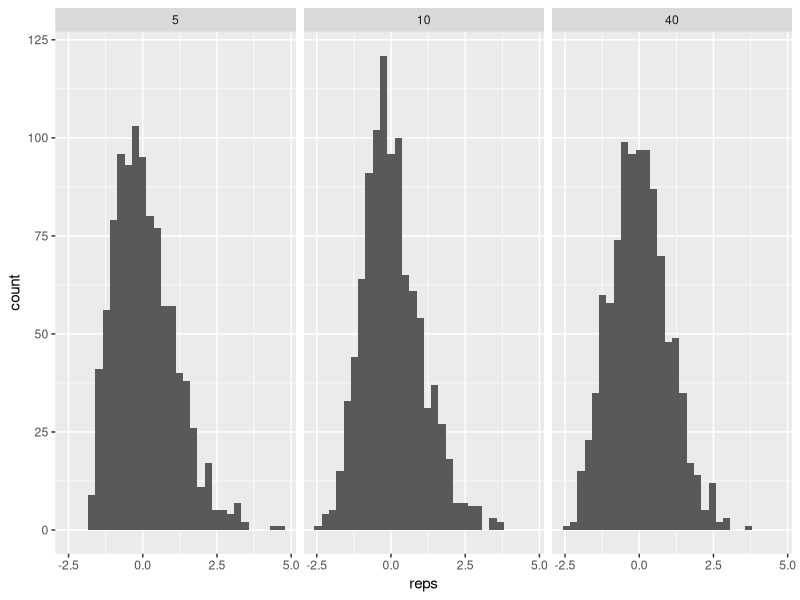

Here is the R script that generated this plot:
## ---- chunk 1
knitr::opts_chunk$set(echo = TRUE)
require(ggplot2);
## ---- chunk 2
Nrep <- 1000;
nvals <- c(5,10,40);
lambda <- 1/5; # True rate parameter in the exponential.
truemean <- 1/lambda; # Mean of exp is 1/rate
truevar <- 1/lambda**2; # var of exp is 1/rate^2.
# We will store our results in a data frame with columns
# reps : Each entry is a centered, scaled sample mean.
# n : the sample size (= 20, 50, 100)
nvec <- rep( nvals, each=Nrep );
reps <- rep(NA,Nrep*length(nvals));
results <- data.frame('n'=as.factor(nvec), 'reps'=reps);
# Now let's run our experiment
for (n in nvals) {
  centered_scaled <- rep(NA, Nrep);
  for ( i in 1:Nrep ) { # Repeat expt Nrep times for this n value.
    sample <- rexp(n=n, rate=lambda);
    centered_scaled[i] <- (mean(sample) - truemean)/sqrt(truevar/n);
  }
  results[results$n==n,]$reps <- centered_scaled;
}
# Now let's plot, with one histogram for each of those n values.
pp <- ggplot( results, aes(x=reps) );
pp <- pp + geom_histogram( aes() );
pp <- pp+ facet_wrap(~n);
pp
## ---- chunk 3
ptrue <- 0.8; # 80% of widgets are functional.
n <- 200; # We'll examine 200 widgets.
data <- rbinom(1, size=n, p=ptrue);
## ---- chunk 4

# We are just computing the sample mean directly below.

## ---- chunk 5
resample_and_estimate <- function( phat, nsamp ) {
  
  # 1) Samples from a Binomial with success probability phat and size nsamp (phat will be our estimate based on data, nsamp is the size parameter, which we know)
  fakedata <- rbinom(n=1, size=nsamp, prob=phat );
  
  # 2) Compute an estimate of p from that new sample (i.e, by taking the sample mean.)
  phat_rep <- fakedata/nsamp;
  
  # 3) Return that estimate. Something like 'return sample_mean'
  return( phat_rep )
}
## ---- chunk 6
Nrep <- 100; # Feel free to increase this once you are confident your code works!
replicates <- rep(NA, Nrep); # Store replicates here.
# Just repeating this code from above to remind us of the true params.
ptrue <- 0.8; # 80% of widgets are functional.
n <- 200; # We'll examine 200 widgets.
data <- rbinom(1, size=n, p=ptrue);
# TODO: add a line of code here to get an estimate for ptrue (e.g, using a function you defined above)
phat <- data/n;
for ( i in 1:Nrep) {
  replicates[i] <-resample_and_estimate( phat, n );
}
## ---- chunk 7
CI <- quantile(replicates, probs=c(0.025, 0.975));
## ---- chunk 8
CI[1] < ptrue & ptrue < CI[2];
## ---- chunk 9

run_trial <- function( n, ptrue, Nrep ) {
  data <- rbinom(1, size=n, p=ptrue);
  phat <- data/n;
  for ( i in 1:Nrep) {
    replicates[i] <-resample_and_estimate( phat, n );
  }
  
  CI <- quantile(replicates, probs=c(0.025, 0.975));
  return( CI[1] < ptrue & ptrue < CI[2] );
}

# Number of experiments, which we call "trials" below and in lecture
Nexpt <- 100; # Increase this once you are sure your code works.
ptrue_in_CI <- rep(NA, Nexpt);
for( i in 1:Nexpt ) {
  
  # TODO: Call a function here that computes a CI, like run_trial from lecture
  
  ptrue_in_CI[i] <- run_trial( 200, 0.8, 1000 );
}

sum(ptrue_in_CI)/Nexpt; # Compute how many of the trials managed to "catch" ptrue.
